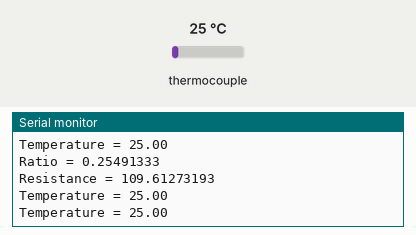
Recording of a sketch running on a simulated Arduino Uno, built with avr-gcc and run on an emulated ATmega328P. Parts: the last lines printed to the serial monitor. Inputs (shaded band) come from the test bench; at power-on: thermocouple 25 °C.

Above: at 1.2 s.
1.3 s: thermocouple set to 6 °C
At 2.6 s:
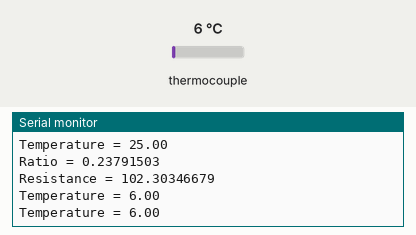
2.8 s: thermocouple set to 75 °C
At 3.8 s:
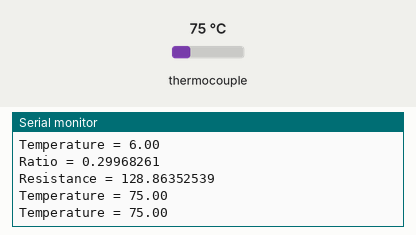
Timing chart, 0 to 5.8 s (numbered marks = the images above; inputs shaded):
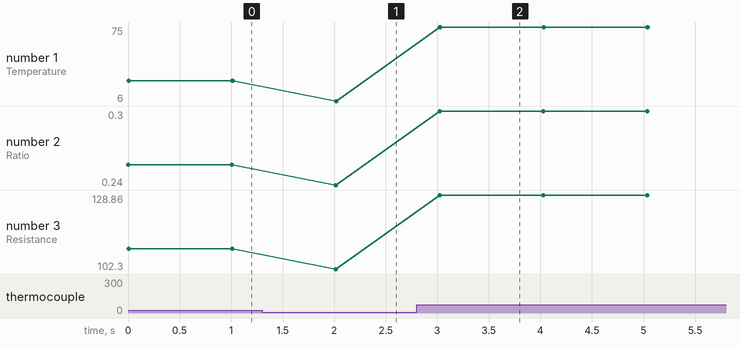

Measured:
- after the input at 1.3 s, the serial monitor: prints a new line after 0.71 s (image 1)
- after the input at 2.8 s, the serial monitor: prints a new line after 0.22 s (image 2)
- plotted number 1: 25 → 6 after the input at 1.3 s, 6 → 75 after the input at 2.8 s
- plotted number 2: 0.25 → 0.24 after the input at 1.3 s, 0.24 → 0.3 after the input at 2.8 s
- plotted number 3: 109.61 → 102.3 after the input at 1.3 s, 102.3 → 128.86 after the input at 2.8 s

The sketch:

max31865_for_two_pt100.ino
```cpp
//This code is developed by KhuranaDevLab, for more visit https://github.com/KhuranaDevLab
//by using this code, you will be able to use two, two wired pt100 sensor with two MAX31865 in arduino uno.
//use 4 and 11 as cs pin for two MAX31865
#include <Adafruit_MAX31865.h>
// Use software SPI: CS, DI, DO, CLK
//Adafruit_MAX31865 thermo = Adafruit_MAX31865(4, 11, 12, 13);
// use hardware SPI, just pass in the CS pin
Adafruit_MAX31865 thermo1 = Adafruit_MAX31865(9,11, 12, 13);
Adafruit_MAX31865 thermo2 = Adafruit_MAX31865(4,11, 12, 13);
// The value of the Rref resistor. Use 430.0 for PT100 and 4300.0 for PT1000
//better if you measure the resistance value manually
#define RREF      430.0
// The 'nominal' 0-degrees-C resistance of the sensor
// 100.0 for PT100, 1000.0 for PT1000
#define RNOMINAL  100.0

void setup() {
  Serial.begin(115200);
  Serial.println("Adafruit MAX31865 PT100 Sensor Test!");

  thermo1.begin(MAX31865_2WIRE);  // set to 2WIRE or 4WIRE as necessary
  thermo2.begin(MAX31865_2WIRE);
}


void loop() {
  uint16_t rtd1 = thermo1.readRTD();
  uint16_t rtd2 = thermo2.readRTD();

  //Serial.print("RTD value: "); Serial.println(rtd);
  float ratio1 = rtd1;
  ratio1 /= 32768;
    float ratio2 = rtd2;
  ratio2 /= 32768;
  Serial.print("Ratio = "); Serial.println(ratio2,8);
  Serial.print("Resistance = "); Serial.println(RREF*ratio2,8);
  Serial.print("Temperature = "); Serial.println(thermo1.temperature(RNOMINAL, RREF));
  Serial.print("Temperature = "); Serial.println(thermo2.temperature(RNOMINAL, RREF));

  // Check and print any faults
  //mostly these faults shows up when there is loose wire.
  uint8_t fault = thermo1.readFault();
  if (fault) {
    Serial.print("Fault 0x"); Serial.println(fault, HEX);
    if (fault & MAX31865_FAULT_HIGHTHRESH) {
      Serial.println("RTD High Threshold");
    }
    if (fault & MAX31865_FAULT_LOWTHRESH) {
      Serial.println("RTD Low Threshold");
    }
    if (fault & MAX31865_FAULT_REFINLOW) {
      Serial.println("REFIN- > 0.85 x Bias");
    }
    if (fault & MAX31865_FAULT_REFINHIGH) {
      Serial.println("REFIN- < 0.85 x Bias - FORCE- open");
    }
    if (fault & MAX31865_FAULT_RTDINLOW) {
      Serial.println("RTDIN- < 0.85 x Bias - FORCE- open");
    }
    if (fault & MAX31865_FAULT_OVUV) {
      Serial.println("Under/Over voltage");
    }
    thermo1.clearFault();
  }
  Serial.println();
  delay(1000);
}
```
